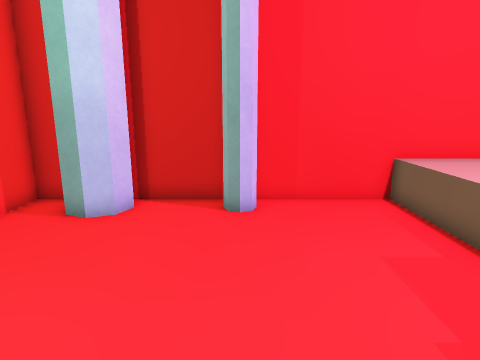
[1] (above)

12 first-person views from a walk through a level from a Godot 3-D game. The camera is 1.4 m above the floor, tilts 12° down and sees 75° across. The floor is counted in squares, 0.5 m on a side. Each view is taken from the middle of a square. On the plan, view 1 faces up. The plan holds only what a view shows up to about 20 squares ahead; the rest is blank. The place goes on beyond the plan. Characters and animated objects are left out. Surface patterns are stand-ins for the level's own textures.

[2]
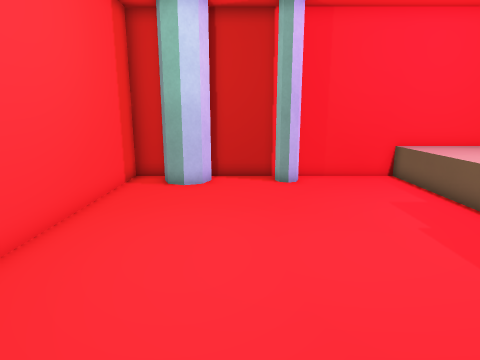

[3]
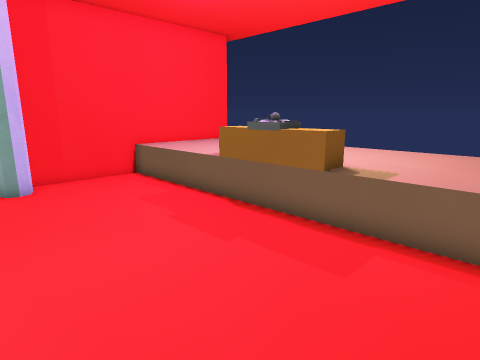

[4]
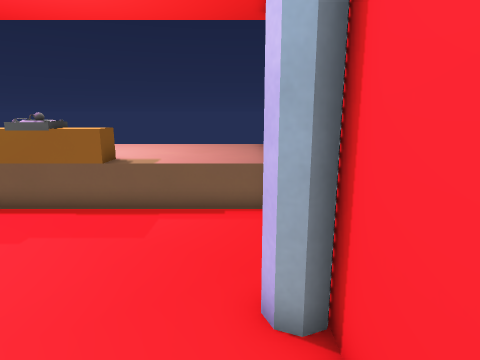

[5]
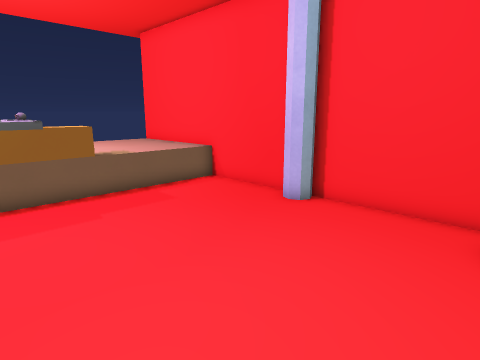

[6]
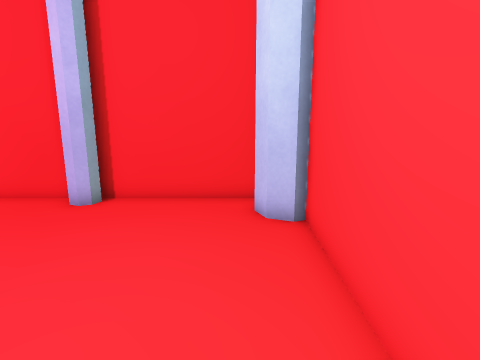

[7]
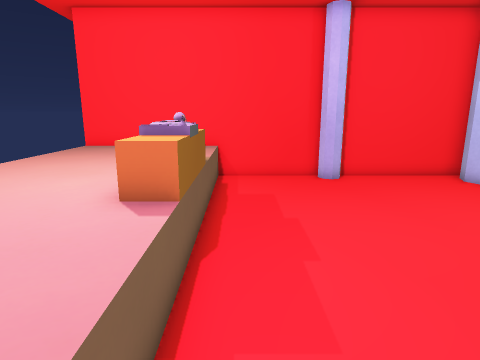

[8]
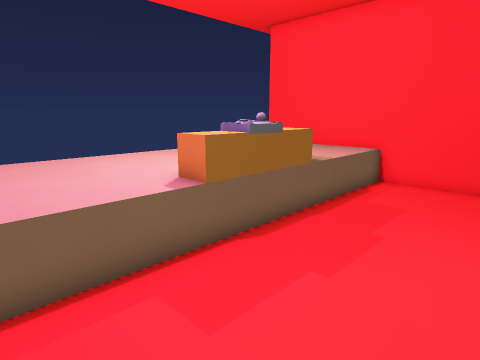

[9]
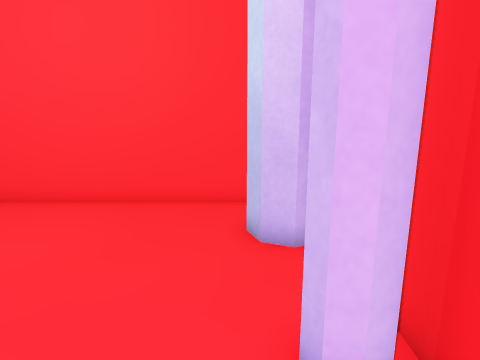

[10]
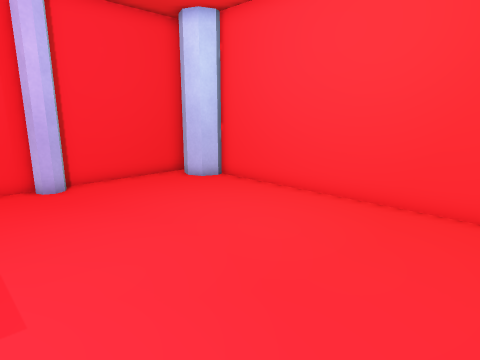

[11]
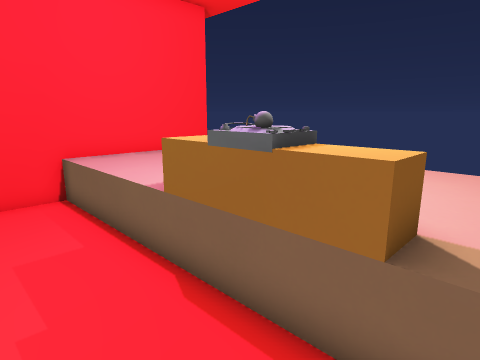

[12]
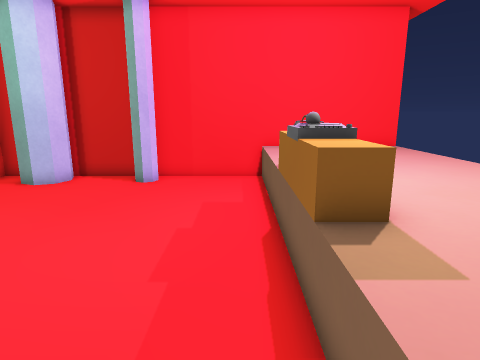

### Floor plan
Key: @ floor where view 1 was taken; # wall or solid block; . floor; ^ raised ledge; O other object.
Columns run from 7 left of view 1 to 7 right of it. Each row starts with its distance up from view 1.
 10 ############^^^
  9 #.###..##...^^^
  8 #.##........^^^
  7 #...........^^^
  6 #...........^^^
  5 #...........^^^
  4 #...........^^^
  3 #...........OO^
  2 #...........OO^
  1 #...........^^^
  0 #......@....^^^
 -1 #...........^^^
 -2 #...........^^^
 -3 ##..........^^^
 -4  ##.........^^^
 -5  ###########^^^

Positions as (right, up) in squares from view 1, and headings:
1: (0, 0), facing up
2: (-2, -4), facing up
3: (-2, -4), facing up-right
4: (-4, -4), facing right
5: (-6, 4), facing down-right
6: (-5, 5), facing down
7: (4, 9), facing down
8: (0, 8), facing down-right
9: (3, 8), facing left
10: (3, 8), facing down-left
11: (2, -1), facing up-right
12: (4, -4), facing up
